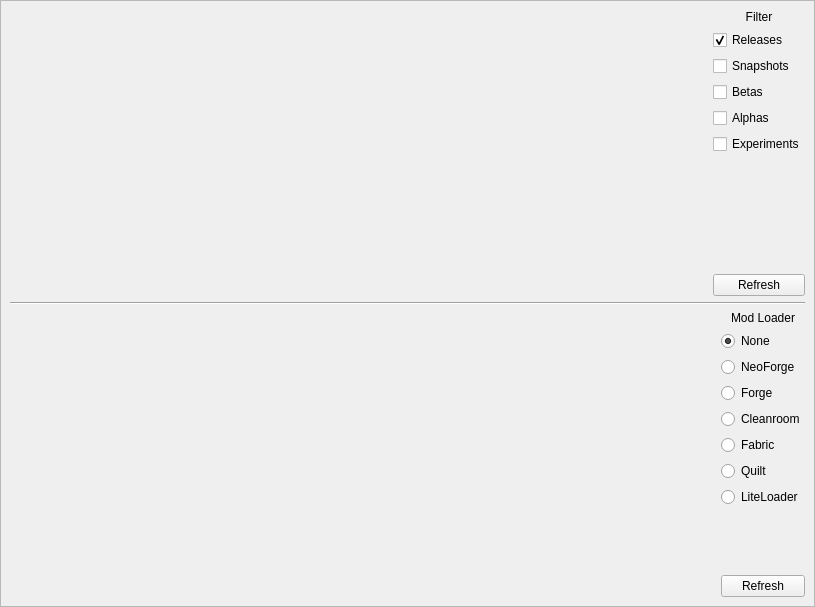
<?xml version="1.0" encoding="UTF-8"?>
<ui version="4.0">
 <class>CustomPage</class>
 <widget class="QWidget" name="CustomPage">
  <property name="geometry">
   <rect>
    <x>0</x>
    <y>0</y>
    <width>815</width>
    <height>607</height>
   </rect>
  </property>
  <layout class="QVBoxLayout" name="verticalLayout_5">
   <property name="leftMargin">
    <number>0</number>
   </property>
   <property name="topMargin">
    <number>0</number>
   </property>
   <property name="rightMargin">
    <number>0</number>
   </property>
   <property name="bottomMargin">
    <number>0</number>
   </property>
   <item>
    <widget class="QScrollArea" name="scrollArea">
     <property name="widgetResizable">
      <bool>true</bool>
     </property>
     <widget class="QWidget" name="content">
      <property name="geometry">
       <rect>
        <x>0</x>
        <y>0</y>
        <width>813</width>
        <height>605</height>
       </rect>
      </property>
      <layout class="QVBoxLayout" name="verticalLayout_3">
       <item>
        <layout class="QHBoxLayout" name="minecraftLayout">
         <item>
          <widget class="VersionSelectWidget" name="versionList" native="true">
           <property name="sizePolicy">
            <sizepolicy hsizetype="Expanding" vsizetype="Expanding">
             <horstretch>0</horstretch>
             <verstretch>0</verstretch>
            </sizepolicy>
           </property>
          </widget>
         </item>
         <item>
          <layout class="QVBoxLayout" name="verticalLayout">
           <item>
            <widget class="QLabel" name="label">
             <property name="text">
              <string>Filter</string>
             </property>
             <property name="alignment">
              <set>Qt::AlignCenter</set>
             </property>
            </widget>
           </item>
           <item>
            <widget class="QCheckBox" name="releaseFilter">
             <property name="text">
              <string>Releases</string>
             </property>
             <property name="checkable">
              <bool>true</bool>
             </property>
             <property name="checked">
              <bool>true</bool>
             </property>
            </widget>
           </item>
           <item>
            <widget class="QCheckBox" name="snapshotFilter">
             <property name="text">
              <string>Snapshots</string>
             </property>
             <property name="checkable">
              <bool>true</bool>
             </property>
            </widget>
           </item>
           <item>
            <widget class="QCheckBox" name="betaFilter">
             <property name="text">
              <string>Betas</string>
             </property>
             <property name="checkable">
              <bool>true</bool>
             </property>
            </widget>
           </item>
           <item>
            <widget class="QCheckBox" name="alphaFilter">
             <property name="text">
              <string>Alphas</string>
             </property>
             <property name="checkable">
              <bool>true</bool>
             </property>
            </widget>
           </item>
           <item>
            <widget class="QCheckBox" name="experimentsFilter">
             <property name="text">
              <string>Experiments</string>
             </property>
             <property name="checkable">
              <bool>true</bool>
             </property>
            </widget>
           </item>
           <item>
            <spacer name="verticalSpacer">
             <property name="orientation">
              <enum>Qt::Vertical</enum>
             </property>
             <property name="sizeHint" stdset="0">
              <size>
               <width>20</width>
               <height>40</height>
              </size>
             </property>
            </spacer>
           </item>
           <item>
            <widget class="QPushButton" name="refreshBtn">
             <property name="text">
              <string>Refresh</string>
             </property>
            </widget>
           </item>
          </layout>
         </item>
        </layout>
       </item>
       <item>
        <widget class="Line" name="line">
         <property name="sizePolicy">
          <sizepolicy hsizetype="Minimum" vsizetype="Fixed">
           <horstretch>0</horstretch>
           <verstretch>0</verstretch>
          </sizepolicy>
         </property>
         <property name="orientation">
          <enum>Qt::Horizontal</enum>
         </property>
        </widget>
       </item>
       <item>
        <layout class="QHBoxLayout" name="loaderLayout">
         <item>
          <widget class="VersionSelectWidget" name="loaderVersionList" native="true">
           <property name="sizePolicy">
            <sizepolicy hsizetype="Expanding" vsizetype="Expanding">
             <horstretch>0</horstretch>
             <verstretch>0</verstretch>
            </sizepolicy>
           </property>
          </widget>
         </item>
         <item>
          <layout class="QVBoxLayout" name="verticalLayout_2">
           <item>
            <widget class="QLabel" name="loaderLabel">
             <property name="text">
              <string>Mod Loader</string>
             </property>
             <property name="alignment">
              <set>Qt::AlignCenter</set>
             </property>
            </widget>
           </item>
           <item>
            <widget class="QRadioButton" name="noneFilter">
             <property name="text">
              <string>None</string>
             </property>
             <property name="checked">
              <bool>true</bool>
             </property>
             <attribute name="buttonGroup">
              <string notr="true">loaderBtnGroup</string>
             </attribute>
            </widget>
           </item>
           <item>
            <widget class="QRadioButton" name="neoForgeFilter">
             <property name="text">
              <string>NeoForge</string>
             </property>
             <attribute name="buttonGroup">
              <string notr="true">loaderBtnGroup</string>
             </attribute>
            </widget>
           </item>
           <item>
            <widget class="QRadioButton" name="forgeFilter">
             <property name="text">
              <string>Forge</string>
             </property>
             <attribute name="buttonGroup">
              <string notr="true">loaderBtnGroup</string>
             </attribute>
            </widget>
           </item>
           <item>
            <widget class="QRadioButton" name="cleanroomFilter">
             <property name="text">
              <string>Cleanroom</string>
             </property>
             <attribute name="buttonGroup">
              <string notr="true">loaderBtnGroup</string>
             </attribute>
            </widget>
           </item>
           <item>
            <widget class="QRadioButton" name="fabricFilter">
             <property name="text">
              <string>Fabric</string>
             </property>
             <attribute name="buttonGroup">
              <string notr="true">loaderBtnGroup</string>
             </attribute>
            </widget>
           </item>
           <item>
            <widget class="QRadioButton" name="quiltFilter">
             <property name="text">
              <string>Quilt</string>
             </property>
             <attribute name="buttonGroup">
              <string notr="true">loaderBtnGroup</string>
             </attribute>
            </widget>
           </item>
           <item>
            <widget class="QRadioButton" name="liteLoaderFilter">
             <property name="text">
              <string>LiteLoader</string>
             </property>
             <attribute name="buttonGroup">
              <string notr="true">loaderBtnGroup</string>
             </attribute>
            </widget>
           </item>
           <item>
            <spacer name="verticalSpacer_2">
             <property name="orientation">
              <enum>Qt::Vertical</enum>
             </property>
             <property name="sizeHint" stdset="0">
              <size>
               <width>20</width>
               <height>40</height>
              </size>
             </property>
            </spacer>
           </item>
           <item>
            <widget class="QPushButton" name="loaderRefreshBtn">
             <property name="text">
              <string>Refresh</string>
             </property>
            </widget>
           </item>
          </layout>
         </item>
        </layout>
       </item>
      </layout>
     </widget>
    </widget>
   </item>
  </layout>
 </widget>
 <customwidgets>
  <customwidget>
   <class>VersionSelectWidget</class>
   <extends>QWidget</extends>
   <header>ui/widgets/VersionSelectWidget.h</header>
   <container>1</container>
  </customwidget>
 </customwidgets>
 <tabstops>
  <tabstop>releaseFilter</tabstop>
  <tabstop>snapshotFilter</tabstop>
  <tabstop>betaFilter</tabstop>
  <tabstop>alphaFilter</tabstop>
  <tabstop>experimentsFilter</tabstop>
  <tabstop>refreshBtn</tabstop>
 </tabstops>
 <resources/>
 <connections/>
 <buttongroups>
  <buttongroup name="loaderBtnGroup"/>
 </buttongroups>
</ui>
